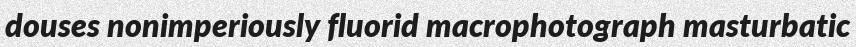
#> input picture Synthetic data generation/TextRecognitionDataGenerator/samples/1.jpg, 856 x 47 px
$ python -i effects_generator.py   (imports and definitions only)
#> lines starting #> are read from the running program, lines starting #| are printed output that depends on the picture
#> further down, picture is the input picture: shape (47, 856, 3); min 0, max 255, mean 190
"""
VisionSynth Effects Generator

This module provides a comprehensive collection of image processing effects
for simulating paper textures, document artifacts, and various visual distortions.
All functions are optimized for performance using vectorized NumPy operations.

Author: VisionSynth Team
"""

import cv2
import numpy as np
from noise import pnoise2
from PIL import Image, ImageFilter

# Module-level constants for consistent effect parameters
DEFAULT_FIBER_DENSITY = 0.2
DEFAULT_FOLD_INTENSITY = 0.5
DEFAULT_BLEED_INTENSITY = 0.3
DEFAULT_BLEED_RADIUS = 3
DEFAULT_CORNER_DISPLACEMENT = 20
DEFAULT_SHADOW_ANGLE = 45
DEFAULT_SHADOW_INTENSITY = 0.4
DEFAULT_KERNEL_SIZE = 3
DEFAULT_COMPRESSION_QUALITY = 85
DEFAULT_LENS_DISTORTION = 0.2


# [274 lines left out: functions generate_perlin_noise, simulate_paper_fiber_texture, simulate_fold_crease, simulate_ink_bleed, apply_perspective_distortion, apply_shadow_effects, not called in this run]


def apply_morphological_operations(
    image: np.ndarray, operation: str = "mixed", kernel_size: int = 3
) -> np.ndarray:
    """
    Apply morphological operations to modify text and shape characteristics.

    Performs morphological operations (erosion, dilation, opening, closing)
    on the image to simulate effects like ink spreading, paper absorption,
    or printing artifacts.

    Args:
        image (np.ndarray): Input RGB image
        operation (str, optional): Type of operation. Options are:
                                 - 'erosion': Shrinks bright regions
                                 - 'dilation': Expands bright regions
                                 - 'opening': Erosion followed by dilation
                                 - 'closing': Dilation followed by erosion
                                 - 'mixed': Randomly selects operation
                                 Defaults to 'mixed'.
        kernel_size (int, optional): Size of morphological kernel (odd numbers).
                                    Defaults to 3.

    Returns:
        np.ndarray: Image with morphological operations applied
    """
#> called with operation = 'mixed', kernel_size = 3
    # Convert to grayscale for morphological operations
    gray = cv2.cvtColor(image, cv2.COLOR_RGB2GRAY)

    # Create elliptical kernel for natural-looking effects
    kernel = cv2.getStructuringElement(cv2.MORPH_ELLIPSE, (kernel_size, kernel_size))

    # Randomly select operation if 'mixed' is specified
    if operation == "mixed":
        operation = np.random.choice(["erosion", "dilation", "opening", "closing"])

    # Apply the specified morphological operation
    if operation == "erosion":
        processed = cv2.erode(gray, kernel, iterations=1)
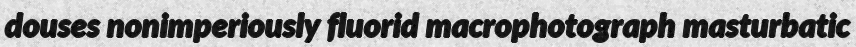
#> processed: shape (47, 856); min 0, max 245, mean 161.1
    elif operation == "dilation":
        processed = cv2.dilate(gray, kernel, iterations=1)
    elif operation == "opening":
        processed = cv2.morphologyEx(gray, cv2.MORPH_OPEN, kernel)
    elif operation == "closing":
        processed = cv2.morphologyEx(gray, cv2.MORPH_CLOSE, kernel)
    else:
        processed = gray  # Fallback to original if operation not recognized

    # Convert back to RGB format
    return cv2.cvtColor(processed, cv2.COLOR_GRAY2RGB)


# [130 lines left out: functions simulate_scanner_artifacts, apply_lens_distortion, generate_random_fold_lines, not called in this run]

>>> import cv2
>>> picture = cv2.cvtColor(cv2.imread('../../Synthetic data generation/TextRecognitionDataGenerator/samples/1.jpg'), cv2.COLOR_BGR2RGB)
>>> result = apply_morphological_operations(picture)

$ run again, on Synthetic data generation/TextRecognitionDataGenerator/samples/10.jpg
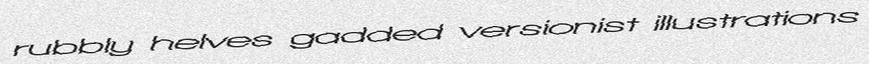
#> input picture Synthetic data generation/TextRecognitionDataGenerator/samples/10.jpg, 869 x 64 px
#> picture is the input picture: shape (64, 869, 3); min 0, max 255, mean 222.9
#> in apply_morphological_operations, `processed = cv2.erode(gray, kernel, iterations=1)`:
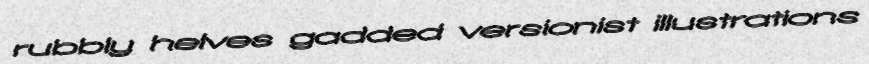
#> processed: shape (64, 869); min 0, max 246, mean 204.7

$ run again, on Synthetic data generation/TextRecognitionDataGenerator/samples/11.jpg
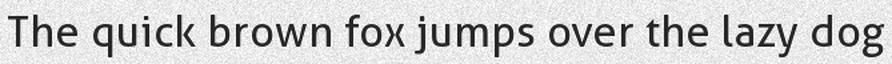
#> input picture Synthetic data generation/TextRecognitionDataGenerator/samples/11.jpg, 892 x 64 px
#> picture is the input picture: shape (64, 892, 3); min 0, max 255, mean 208.5
#> in apply_morphological_operations, `processed = cv2.erode(gray, kernel, iterations=1)`:
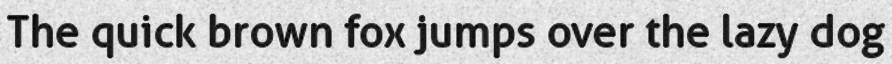
#> processed: shape (64, 892); min 0, max 251, mean 186.7
